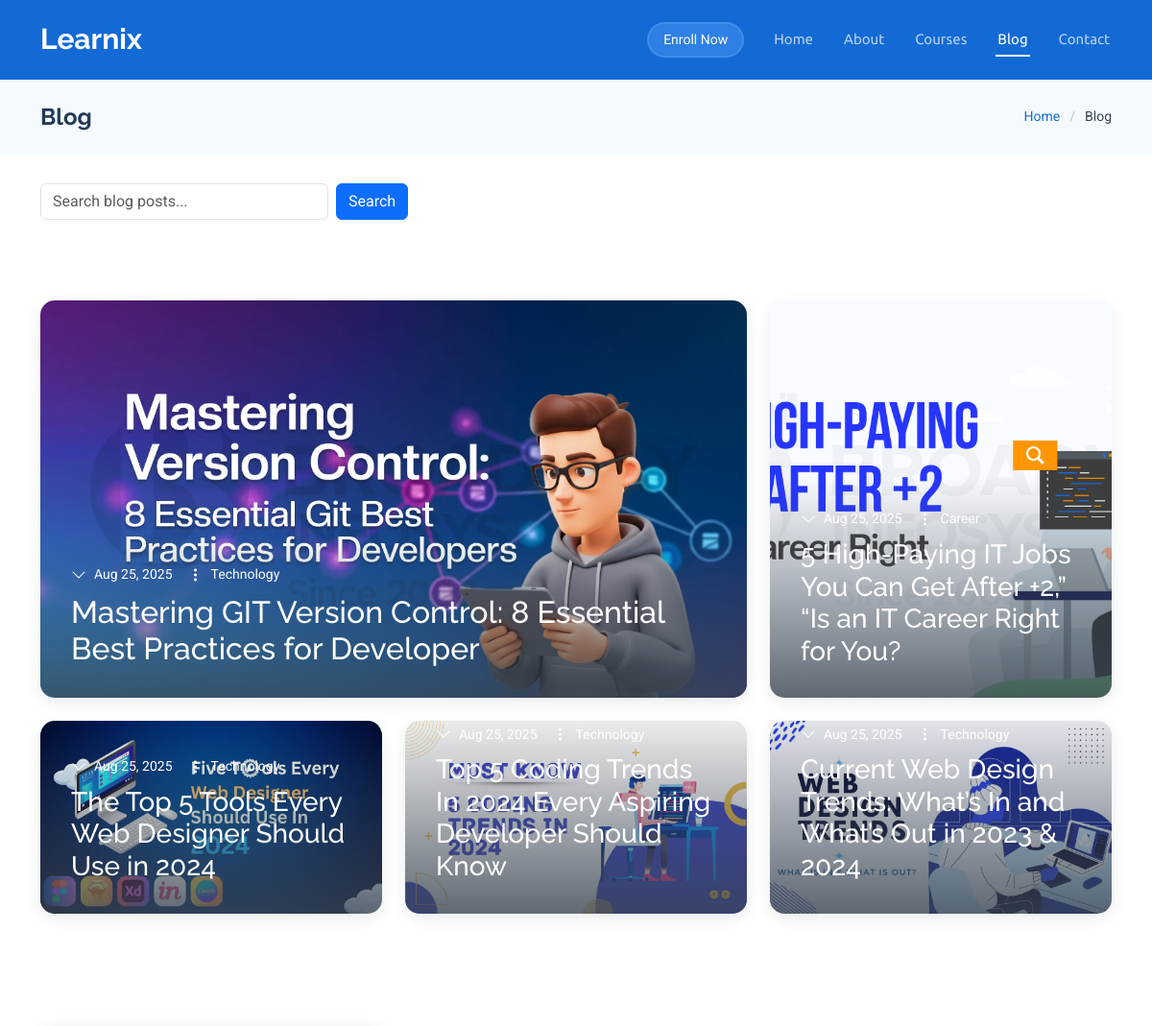
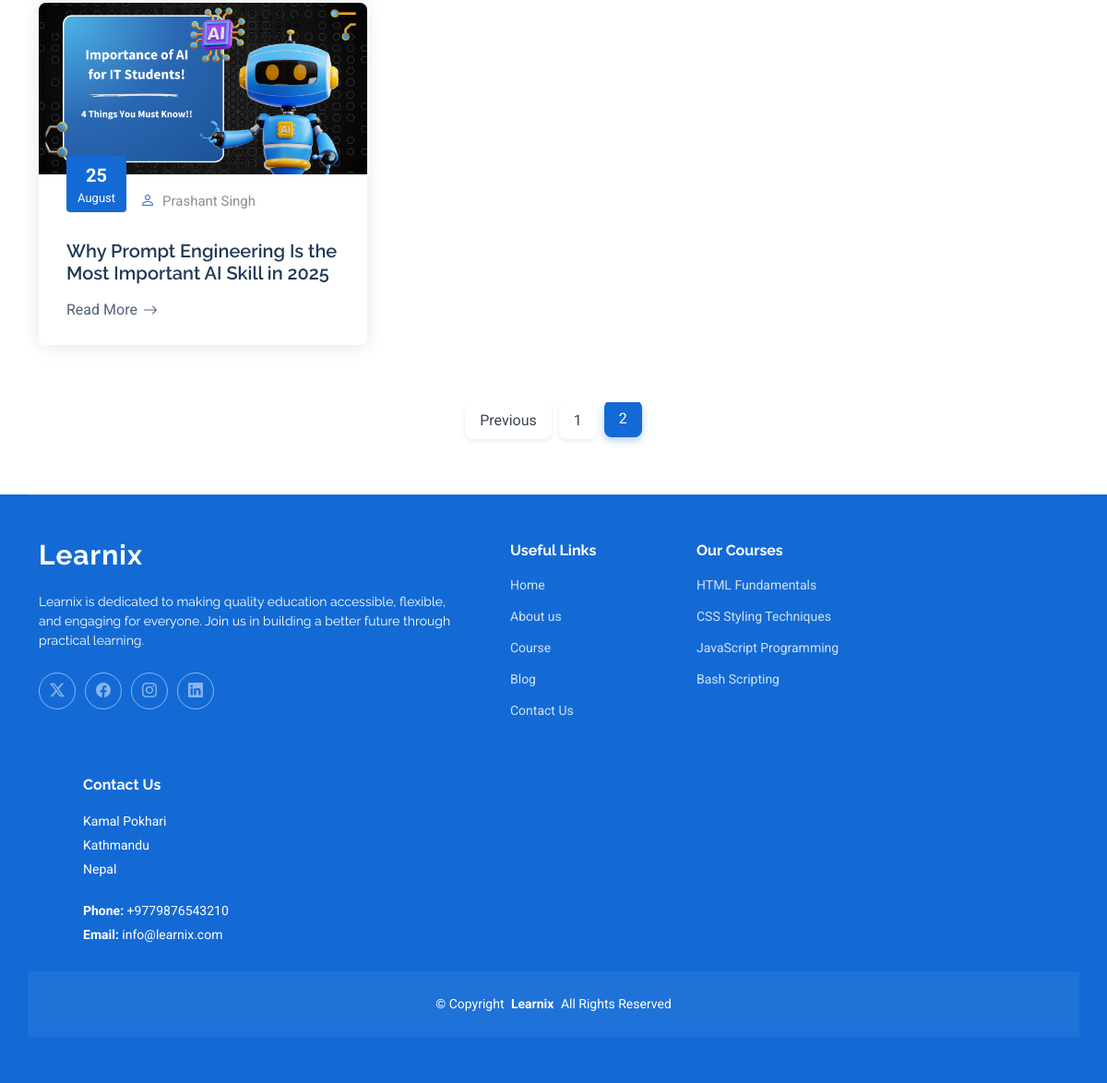
Screenshot of /blog/?page=2 with the database file from the repository (2 pictures, top to bottom).
### blog/models.py (models this page shows, shortened)
class BlogPost(models.Model):
    title = models.CharField(max_length=200)
    slug = models.SlugField(unique=True)  # for URLs like /blog/my-post/
    author = models.CharField(max_length=100)
    category = models.ForeignKey(Category, on_delete=models.SET_NULL, null=True)
    short_description = models.CharField(max_length=255)
    content = models.TextField()
    image = models.ImageField(upload_to='blog_images/')
    created_at = models.DateTimeField(auto_now_add=True)
    updated_at = models.DateTimeField(auto_now=True)
    author_image= models.ImageField(upload_to='author_images/', null=True, blank=True)

class Category(models.Model):
    name = models.CharField(max_length=50)

### blog/views.py (the view)
# urls.py: path('blog/', views.blog, name='blog'),
def blog(request):
    query = request.GET.get('q')
    if query:
        posts_list = BlogPost.objects.filter(
            Q(title__icontains=query) | Q(author__icontains=query)
        ).order_by('-created_at')
        featured_post = None  # No featured post for search results
        regular_posts = None  # Show first 4 posts as “regular”
    else:
        posts_list = BlogPost.objects.order_by('-created_at')
        featured_post = posts_list.first() if posts_list.exists() else None
        regular_posts = posts_list[1:5]  # next 4 posts after featured
    paginator = Paginator(posts_list, 6)
    page_number = request.GET.get('page')
    posts = paginator.get_page(page_number)
    context = {
        'featured_post': featured_post,
        'regular_posts': regular_posts,
        'all_posts': posts,
        'query': query,
    }
    return render(request, 'blog.html', context)

### template/blog.html (shortened to what this page needs)
{% extends 'base.html' %}
{% load static %}
{% block class_title %}blog-page{% endblock %}
{% block content %}
<div class="page-title light-background">
  <div class="container d-lg-flex justify-content-between align-items-center">
    <h1 class="mb-2 mb-lg-0">Blog</h1>
    <nav class="breadcrumbs">
      <ol>
        <li><a href="{% url 'home' %}">Home</a></li>
        <li class="current">Blog</li>
      </ol>
    </nav>
  </div>
</div>
<div class="container mb-4" style="margin-top: 30px;">
  <form method="GET" action="{% url 'blog' %}" class="d-flex">
    <input type="text" name="q" class="form-control me-2" placeholder="Search blog posts..." value="{{ query|default:'' }}" style="width: 300px;">
    <button type="submit" class="btn btn-primary">Search</button>
  </form>
</div>
<section id="blog-hero" class="blog-hero section">
  <div class="container" data-aos="fade-up" data-aos-delay="100">
    <div class="blog-grid">
      {% if featured_post %}
      <article class="blog-item featured" data-aos="fade-up">
        <img src="{{ featured_post.image.url }}" alt="{{ featured_post.title }}" class="img-fluid">
        <div class="blog-content">
          <div class="post-meta">
            <span class="date">{{ featured_post.created_at|date:"M d, Y" }}</span>
            <span class="category">{{ featured_post.category.name }}</span>
          </div>
          <h2 class="post-title">
            <a href="{% url 'blog_detail' featured_post.slug %}" title="{{ featured_post.title }}">{{ featured_post.title }}</a>
          </h2>
        </div>
      </article>
      {% endif %}
      {% if regular_posts %}
        {% for post in regular_posts %}
        <article class="blog-item" data-aos="fade-up" data-aos-delay="{{ forloop.counter0|add:'100' }}">
          <img src="{{ post.image.url }}" alt="{{ post.title }}" class="img-fluid">
          <div class="blog-content">
            <div class="post-meta">
              <span class="date">{{ post.created_at|date:"M d, Y" }}</span>
              {% if post.category %}
              <span class="category">{{ post.category.name }}</span>
              {% endif %}
            </div>
            <h3 class="post-title">
              <a href="{% url 'blog_detail' post.slug %}" title="{{ post.title }}">{{ post.title }}</a>
            </h3>
          </div>
        </article>
        {% endfor %}
      {% endif %}
    </div>
  </div>
</section>
<section id="blog-posts" class="blog-posts section">
  <div class="container" data-aos="fade-up" data-aos-delay="100">
    <div class="row gy-4">
      {% if all_posts %}
        {% for i in all_posts %}
        <div class="col-lg-4">
          <article class="position-relative h-100">
            <div class="post-img position-relative overflow-hidden">
              <img src="{{ i.image.url }}" class="img-fluid" alt="{{ i.title }}">
            </div>
            <div class="meta d-flex align-items-end">
              <span class="post-date"><span>{{ i.created_at|date:"d" }}</span>{{ i.created_at|date:"F" }}</span>
              <div class="d-flex align-items-center">
                <i class="bi bi-person"></i> <span class="ps-2">{{ i.author }}</span>
              </div>
            </div>
            <div class="post-content d-flex flex-column">
              <h3 class="post-title">{{ i.title }}</h3>
              <a href="{% url 'blog_detail' i.slug %}" class="readmore stretched-link"><span>Read More</span><i class="bi bi-arrow-right"></i></a>
            </div>
          </article>
        </div>
        {% endfor %}
      {% else %}
        <p>No posts found.</p>
      {% endif %}
    </div>
  </div>
</section>
<section id="pagination-2" class="pagination-2 section">
  <div class="container">
    <nav aria-label="Page navigation">
      <ul>
        {% if all_posts.has_previous %}
        <li><a href="?page={{ all_posts.previous_page_number }}{% if query %}&q={{ query }}{% endif %}">Previous</a></li>
        {% endif %}
        {% for num in all_posts.paginator.page_range %}
        <li><a href="?page={{ num }}{% if query %}&q={{ query }}{% endif %}" class="{% if all_posts.number == num %}active{% endif %}">{{ num }}</a></li>
        {% endfor %}
      </ul>
    </nav>
  </div>
</section>
{% endblock %}

### rows the page displays
BlogPost: image (picture), created_at "Aug 25, 2025", category.name "Technology", title "Mastering GIT Version Control: 8 Essential Best Practices for Developer"
BlogPost: image (picture), created_at "Aug 25, 2025", category.name "Career", title "5 High-Paying IT Jobs You Can Get After +2,” “Is an IT Career Right for You?"
BlogPost: image (picture), created_at "Aug 25, 2025", category.name "Technology", title "The Top 5 Tools Every Web Designer Should Use in 2024"
BlogPost: image (picture), created_at "Aug 25, 2025", category.name "Technology", title "Top 5 Coding Trends In 2024 Every Aspiring Developer Should Know"
BlogPost: image (picture), created_at "Aug 25, 2025", category.name "Technology", title "Current Web Design Trends: What’s In and What’s Out in 2023 & 2024"
BlogPost: image (picture), created_at "25", created_at "August", author "Prashant Singh", title "Why Prompt Engineering Is the Most Important AI Skill in 2025"

### other values shown
{{ num }} "1" "2"
